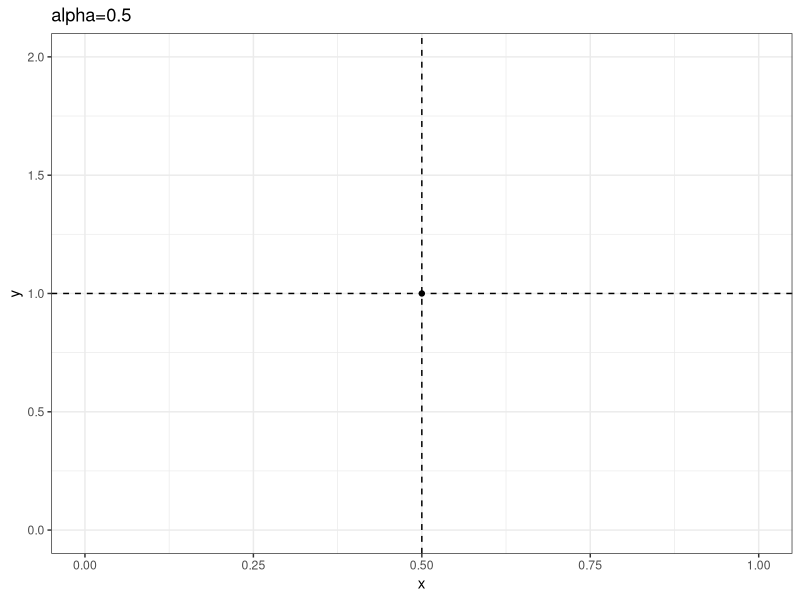
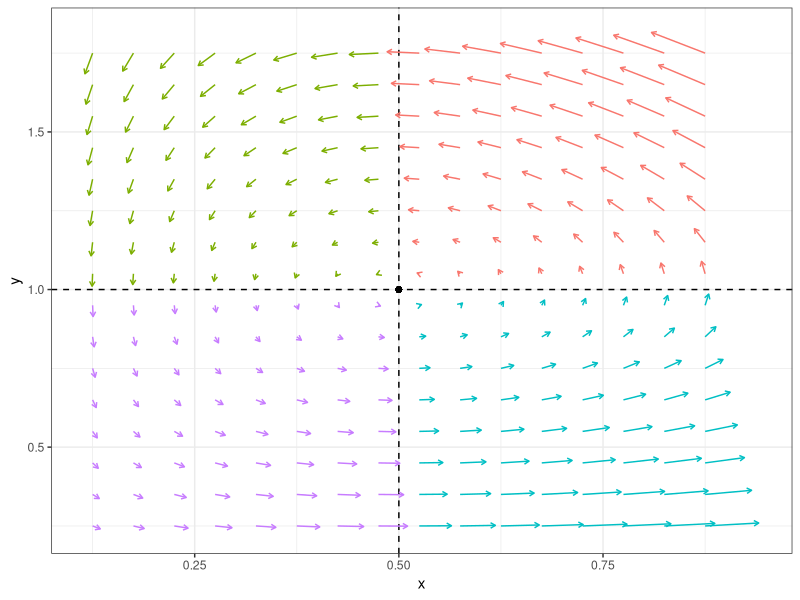

These figures' R source, in order:
## ---- chunk 1
#| warning: false
#| message: false
#| echo: false
library(tidyverse) # plotting, data organization
library(deSolve) # integrate differential equations
## ---- chunk 2
#| echo: false
alpha <- 0.5
ggplot(data = tibble(x = alpha, y = 1)) + 
  aes(x = x, y = y) + 
  xlim(c(0,1)) + 
  ylim(c(0,2)) + 
  geom_hline(yintercept = 1, linetype = 2)+ 
  geom_vline(xintercept = alpha, linetype = 2) + 
  geom_point() + 
  theme_bw() + 
  ggtitle("alpha=0.5")
## ---- chunk 3
#| echo: false
xx <- seq(0.25, 1.75, by = 0.1) * alpha
yy <- seq(0.25, 1.75, by = 0.1) 
dt <- expand.grid(xx, yy)
dt <- as.data.frame(dt)
colnames(dt) <- c("x", "y")
dt <- dt %>% 
  mutate(dxdt = x * (1 - y), dydt = y * (-alpha  + x)) %>% 
  mutate(quadrant = as.factor((x < alpha) + 2 * (y < 1)))
ggplot(data = dt) + 
  geom_hline(yintercept = 1, linetype = 2)+ 
  geom_vline(xintercept = alpha, linetype = 2) + 
  aes(x = x, y = y, xend = x + 0.1 * dxdt, yend = y + 0.1 * dydt, color = quadrant) + 
  geom_segment(arrow = arrow(length = unit(0.01, "npc"))) + 
  geom_point(x = alpha, y = 1, color = "black") + 
  theme_bw() + theme(legend.position = "none")
